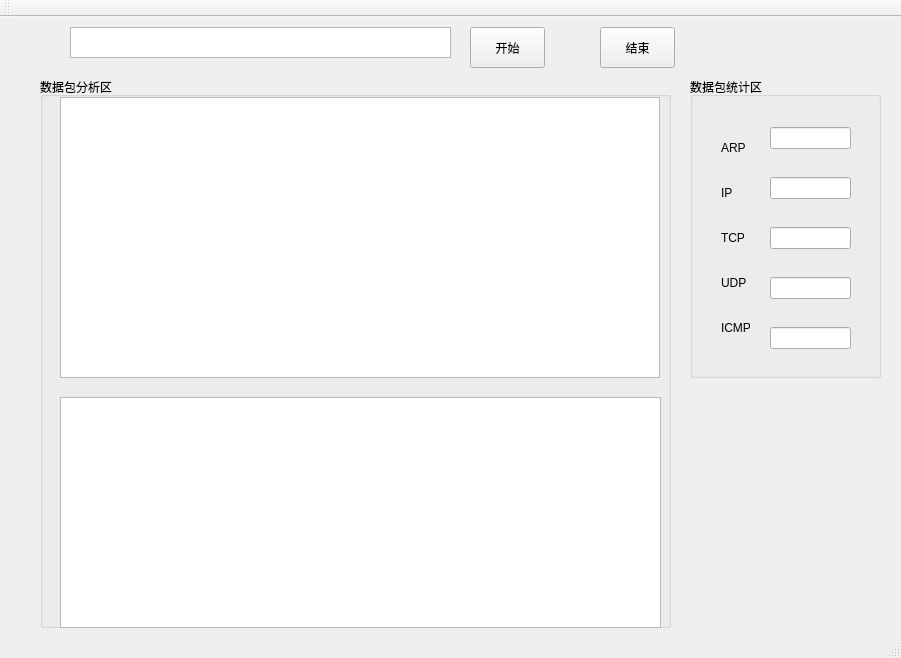
<?xml version="1.0" encoding="UTF-8"?>
<ui version="4.0">
 <class>MainWindow</class>
 <widget class="QMainWindow" name="MainWindow">
  <property name="geometry">
   <rect>
    <x>0</x>
    <y>0</y>
    <width>901</width>
    <height>658</height>
   </rect>
  </property>
  <property name="windowTitle">
   <string>MainWindow</string>
  </property>
  <widget class="QWidget" name="centralWidget">
   <widget class="QPushButton" name="startButton">
    <property name="geometry">
     <rect>
      <x>470</x>
      <y>10</y>
      <width>75</width>
      <height>41</height>
     </rect>
    </property>
    <property name="text">
     <string>开始</string>
    </property>
   </widget>
   <widget class="QPushButton" name="stopButton">
    <property name="geometry">
     <rect>
      <x>600</x>
      <y>10</y>
      <width>75</width>
      <height>41</height>
     </rect>
    </property>
    <property name="text">
     <string>结束</string>
    </property>
   </widget>
   <widget class="QTableWidget" name="tableWidget">
    <property name="geometry">
     <rect>
      <x>60</x>
      <y>80</y>
      <width>600</width>
      <height>281</height>
     </rect>
    </property>
    <attribute name="horizontalHeaderDefaultSectionSize">
     <number>100</number>
    </attribute>
   </widget>
   <widget class="QTextEdit" name="textEdit">
    <property name="geometry">
     <rect>
      <x>70</x>
      <y>10</y>
      <width>381</width>
      <height>31</height>
     </rect>
    </property>
   </widget>
   <widget class="QListWidget" name="listWidget">
    <property name="geometry">
     <rect>
      <x>60</x>
      <y>380</y>
      <width>601</width>
      <height>231</height>
     </rect>
    </property>
   </widget>
   <widget class="QGroupBox" name="groupBox">
    <property name="geometry">
     <rect>
      <x>40</x>
      <y>60</y>
      <width>631</width>
      <height>551</height>
     </rect>
    </property>
    <property name="title">
     <string>数据包分析区</string>
    </property>
   </widget>
   <widget class="QLineEdit" name="dt_arp">
    <property name="geometry">
     <rect>
      <x>770</x>
      <y>110</y>
      <width>81</width>
      <height>22</height>
     </rect>
    </property>
   </widget>
   <widget class="QLineEdit" name="dt_ip">
    <property name="geometry">
     <rect>
      <x>770</x>
      <y>160</y>
      <width>81</width>
      <height>22</height>
     </rect>
    </property>
   </widget>
   <widget class="QLineEdit" name="dt_tcp">
    <property name="geometry">
     <rect>
      <x>770</x>
      <y>210</y>
      <width>81</width>
      <height>22</height>
     </rect>
    </property>
   </widget>
   <widget class="QLineEdit" name="dt_udp">
    <property name="geometry">
     <rect>
      <x>770</x>
      <y>260</y>
      <width>81</width>
      <height>22</height>
     </rect>
    </property>
   </widget>
   <widget class="QLineEdit" name="dt_icmp">
    <property name="geometry">
     <rect>
      <x>770</x>
      <y>310</y>
      <width>81</width>
      <height>22</height>
     </rect>
    </property>
   </widget>
   <widget class="QWidget" name="layoutWidget">
    <property name="geometry">
     <rect>
      <x>710</x>
      <y>100</y>
      <width>51</width>
      <height>241</height>
     </rect>
    </property>
    <layout class="QVBoxLayout" name="verticalLayout">
     <item>
      <widget class="QLabel" name="label">
       <property name="text">
        <string>ARP</string>
       </property>
      </widget>
     </item>
     <item>
      <widget class="QLabel" name="label_2">
       <property name="text">
        <string>IP</string>
       </property>
      </widget>
     </item>
     <item>
      <widget class="QLabel" name="label_3">
       <property name="text">
        <string>TCP</string>
       </property>
      </widget>
     </item>
     <item>
      <widget class="QLabel" name="label_4">
       <property name="text">
        <string>UDP</string>
       </property>
      </widget>
     </item>
     <item>
      <widget class="QLabel" name="label_5">
       <property name="text">
        <string>ICMP</string>
       </property>
      </widget>
     </item>
    </layout>
   </widget>
   <widget class="QGroupBox" name="groupBox_2">
    <property name="geometry">
     <rect>
      <x>690</x>
      <y>60</y>
      <width>191</width>
      <height>301</height>
     </rect>
    </property>
    <property name="title">
     <string>数据包统计区</string>
    </property>
   </widget>
   <zorder>groupBox_2</zorder>
   <zorder>groupBox</zorder>
   <zorder>startButton</zorder>
   <zorder>stopButton</zorder>
   <zorder>tableWidget</zorder>
   <zorder>textEdit</zorder>
   <zorder>listWidget</zorder>
   <zorder>dt_arp</zorder>
   <zorder>dt_ip</zorder>
   <zorder>dt_tcp</zorder>
   <zorder>dt_udp</zorder>
   <zorder>dt_icmp</zorder>
   <zorder>layoutWidget</zorder>
  </widget>
  <widget class="QMenuBar" name="menuBar">
   <property name="geometry">
    <rect>
     <x>0</x>
     <y>0</y>
     <width>901</width>
     <height>22</height>
    </rect>
   </property>
  </widget>
  <widget class="QToolBar" name="mainToolBar">
   <attribute name="toolBarArea">
    <enum>TopToolBarArea</enum>
   </attribute>
   <attribute name="toolBarBreak">
    <bool>false</bool>
   </attribute>
  </widget>
  <widget class="QStatusBar" name="statusBar"/>
 </widget>
 <layoutdefault spacing="6" margin="11"/>
 <resources/>
 <connections/>
</ui>
